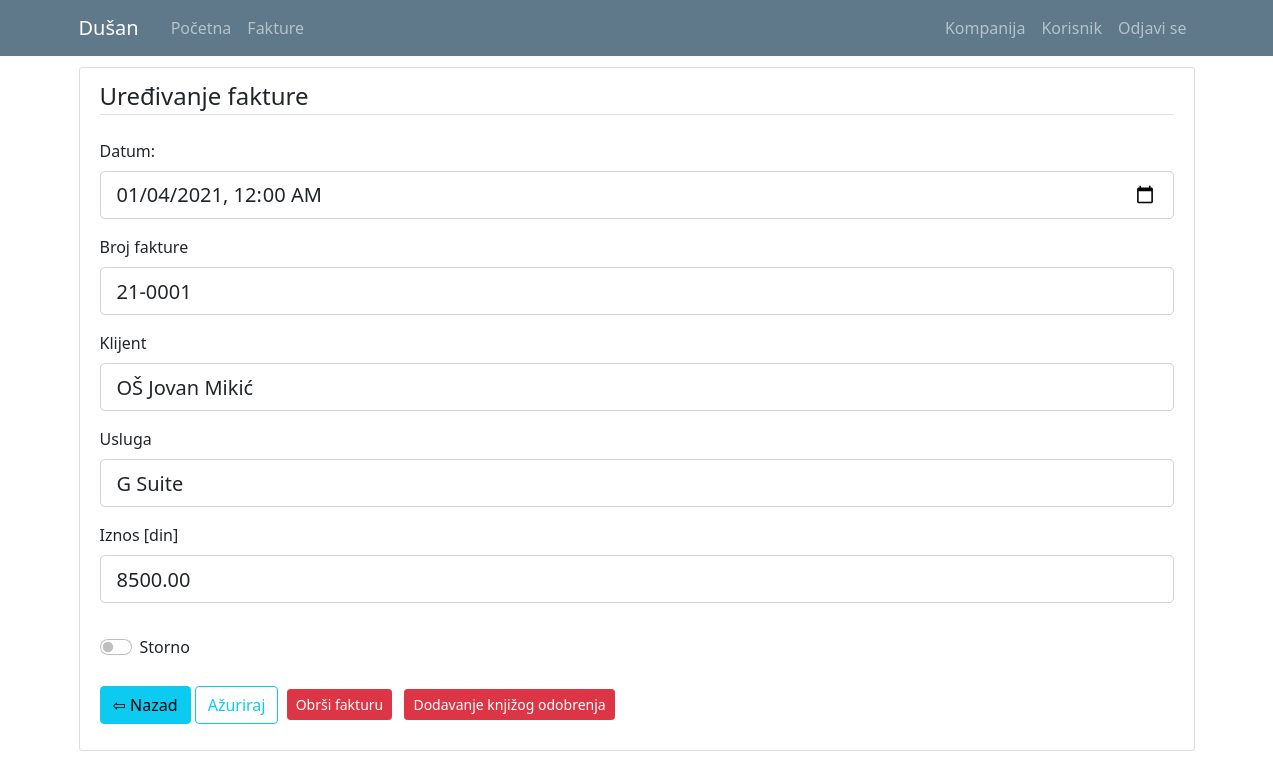
/invoice/1 (signed in), run on the app's committed database.
### kpo/models.py (models this page shows, shortened)
class User(db.Model, UserMixin):
    id = db.Column(db.Integer, primary_key=True)
    email = db.Column(db.String(120), unique=True, nullable=False)
    password = db.Column(db.String(60), nullable = False)
    name = db.Column(db.String(20), unique=False, nullable=False)
    surname = db.Column(db.String(20), unique=False, nullable=False)
    workplace = db.Column(db.String(20), unique=False, nullable=False)
    authorization = db.Column(db.String(20), nullable = False) # ovde treba da budu tipovi korisnika: S_admin, C_admin, C_user
    gender = db.Column(db.String(1)) #(0, "srednji"), (1, "muški"), (2, "ženski")
    company_id = db.Column(db.Integer, db.ForeignKey('company.id'), nullable=True)
    invoices = db.relationship('Invoice', backref='invoice_user', lazy=True)

class Invoice(db.Model):
    id = db.Column(db.Integer, primary_key=True)
    date = db.Column(db.Date, nullable=False)
    invoice_number = db.Column(db.String(7), nullable=False)
    customer = db.Column(db.String(70), nullable=False)
    service = db.Column(db.String(70), nullable=True) #usluga
    amount = db.Column(db.Float, nullable=False)
    company_id = db.Column(db.Integer, db.ForeignKey('company.id'), nullable=True)
    user_id = db.Column(db.Integer, db.ForeignKey('user.id'), nullable=True)
    cancelled = db.Column(db.Boolean(), default=False, nullable=False)

### kpo/invoices/routes.py (the view)
@invoices.route("/invoice/<int:invoice_id>", methods=['GET', 'POST'])
def invoice_profile(invoice_id): #ovo je funkcija za editovanje vozila
    invoice = Invoice.query.get_or_404(invoice_id)
    print(f'{invoice.date=}')
    if not current_user.is_authenticated:
        flash('You have to be logged in to access this page', 'danger')
        return redirect(url_for('users.login'))
    elif current_user.authorization != 's_admin' and current_user.authorization != 'c_admin':
        abort(403)
    elif current_user.authorization == 'c_admin':
        if current_user.user_company.id != invoice.invoice_company.id:
            abort(403)
    print(Company.query.filter_by(id=invoice.company_id).first().id)
    form = UpdateInvoiceForm()
    if form.validate_on_submit():
        invoice.date = form.date.data
        invoice.invoice_number = form.invoice_number.data
        invoice.customer = form.customer.data
        invoice.service = form.service.data
        invoice.amount = form.amount.data
        if current_user.authorization == 'c_admin':
            invoice.company_id = int(current_user.company_id)
            invoice.user_id = int(current_user.id)
        elif current_user.authorization == 's_admin':
            invoice.company_id = form.company_id.data
            invoice.user_id = form.user_id.data
        invoice.cancelled = form.cancelled.data
        db.session.commit()
        flash(f'Invoice {form.invoice_number.data} was updated', 'success')
        return redirect(url_for('invoices.invoice_list'))
    elif request.method == 'GET':
        print(f'{invoice.cancelled=}')
        form.date.data = invoice.date
        form.invoice_number.data = invoice.invoice_number
        form.customer.data = invoice.customer
        form.service.data = invoice.service
        form.amount.data = invoice.amount
        form.company_id.choices = [(c.id, c.companyname) for c in db.session.query(Company.id,Company.companyname).order_by('companyname').all()]
        form.company_id.data = str(invoice.company_id)
        form.user_id.choices = [(u.id, u.name + " " + u.surname) for u in db.session.query(User.id,User.name,User.surname).order_by('name').all()]
        form.user_id.data = str(invoice.user_id)
        form.cancelled.data = invoice.cancelled
    return render_template('invoice.html', title="Edit Invoice", invoice=invoice, form=form, legend='Edit Invoice')

### kpo/invoices/forms.py (shortened to what this page needs)
class UpdateInvoiceForm(FlaskForm):
    date = DateField('Datum: ', format='%Y-%m-%dT%H:%M', validators=[DataRequired()])
    invoice_number = StringField('Broj fakture', validators=[DataRequired(), Length(min=7, max=7)])
    customer = StringField('Klijent', validators=[DataRequired(), Length(min=2, max=50)])
    service = StringField('Usluga', validators=[Length(min=0, max=50)])
    amount = DecimalField('Iznos [din]', validators=[DataRequired()])
    company_id = SelectField('Company ID', choices=[(c.id, c.companyname) for c in db.session.query(Company.id,Company.companyname).order_by('companyname').all()])
    user_id = SelectField('User ID', choices=[(u.id, u.name + " " + u.surname) for u in db.session.query(User.id,User.name,User.surname).order_by('name').all()]) #Company.query.all()  vs  [(1, 'Helios'),(2, 'Metalac')]
    cancelled = BooleanField('Storno')
    submit = SubmitField('Ažuriraj')

### kpo/models.py (called while the page is built)
@login_manager.user_loader
def load_user(user_id):
    return User.query.get(int(user_id))

### kpo/templates/invoice.html (shortened to what this page needs)
{% extends "layout.html" %}
{% block content %}
<div class="content-section">
    <form method="POST" action="">
        <fieldset class="form-group">
            <legend class="border-bottom mb-4">Uređivanje fakture</legend>
            <div class="form-group">
                {{ form.date.label(class="form-control-label") }}
                {% if form.date.errors %}
                    {{ form.date(class="form-control form-control-lg is-invalid") }}
                    <div class="invalid-feedback">
                        {% for error in form.date.errors %}
                            <span>{{ error }}</span>
                        {% endfor %}
                    </div>
                {% else %}
                    {{ form.date(class="form-control form-control-lg", type="datetime-local") }}
                {% endif %}
            </div>
            <div class="form-group">
                {{ form.invoice_number.label(class="form-control-label") }}
                {% if form.invoice_number.errors %}
                    {{ form.invoice_number(class="form-control form-control-lg is-invalid") }}
                    <div class="invalid-feedback">
                        {% for error in form.invoice_number.errors %}
                            <span>{{ error }}</span>
                        {% endfor %}
                    </div>
                {% else %}
                    {{ form.invoice_number(class="form-control form-control-lg") }}
                {% endif %}
            </div>
            <div class="form-group">
                {{ form.customer.label(class="form-control-label") }}
                {% if form.customer.errors %}
                    {{ form.customer(class="form-control form-control-lg is-invalid") }}
                    <div class="invalid-feedback">
                        {% for error in form.customer.errors %}
                            <span>{{ error }}</span>
                        {% endfor %}
                    </div>
                {% else %}
                    {{ form.customer(class="form-control form-control-lg") }}
                {% endif %}
            </div>
            <div class="form-group">
                {{ form.service.label(class="form-control-label") }}
                {% if form.service.errors %}
                    {{ form.service(class="form-control form-control-lg is-invalid") }}
                    <div class="invalid-feedback">
                        {% for error in form.service.errors %}
                            <span>{{ error }}</span>
                        {% endfor %}
                    </div>
                {% else %}
                    {{ form.service(class="form-control form-control-lg") }}
                {% endif %}
            </div>
            <div class="form-group">
                {{ form.amount.label(class="form-control-label") }}
                {% if form.amount.errors %}
                    {{ form.amount(class="form-control form-control-lg is-invalid") }}
                    <div class="invalid-feedback">
                        {% for error in form.amount.errors %}
                            <span>{{ error }}</span>
                        {% endfor %}
                    </div>
                {% else %}
                    {{ form.amount(class="form-control form-control-lg", placeholder="0.00", type="number", step="0.01") }}
                {% endif %}
            </div>
        </fieldset>
        <div class="form-check form-switch">
          {{ form.cancelled(class="form-check-input") }}
          {{ form.cancelled.label(class="form-check-label") }}
        </div>
        <br>
        <div class="form-group">
          <a class="btn btn-info" href="{{url_for('invoices.invoice_list')}}">&#8678; Nazad</a>
          {{ form.submit(class="btn btn-outline-info") }}
          {% if current_user.authorization == 's_admin' or current_user.authorization == 'c_admin' %}
            <button type="button" class="btn btn-danger btn-sm m-1" data-toggle="modal" data-target="#DeleteModal">Obrši fakturu</button>
          {% endif %}
          <a class="btn btn-danger btn-sm m-1" href="{{ url_for('invoices.register_i') }}">Dodavanje knjižog odobrenja</a>
        </div>
  </form>
</div>
{% endblock content%}

### kpo/templates/layout.html (shortened to what this page needs)
<!doctype html>
<html lang="en">
  <head>
    <link rel="stylesheet" href="https://cdn.jsdelivr.net/npm/bootstrap@4.3.1/dist/css/bootstrap.min.css">
    <link rel="stylesheet" type="text/css" href="{{ url_for('static', filename='main.css') }}">
    <link href="https://cdn.jsdelivr.net/npm/bootstrap@5.0.1/dist/css/bootstrap.min.css" rel="stylesheet">
    <link rel="stylesheet" type="text/css" href="https://cdn.datatables.net/1.10.25/css/dataTables.bootstrap5.css">
  </head>
  <body>
    <header class="site-header">
      <nav class="navbar navbar-expand-md navbar-dark bg-steel fixed-top">
        <div class="container">
          <a class="navbar-brand mr-4" href="/">{{ current_user.name }}</a>
          <div class="collapse navbar-collapse" id="navbarToggle">
            <div class="navbar-nav mr-auto">
              {% if current_user.is_authenticated %}
                <a class="nav-item nav-link" href="{{ url_for('main.home') }}">Početna</a>
                <a class="nav-item nav-link" href="{{ url_for('invoices.invoice_list') }}">Fakture</a>
              {% else %}
                <a class="nav-item nav-link" href="{{ url_for('main.home') }}">Početna</a>
                <a class="nav-item nav-link" href="{{ url_for('main.about') }}">O softveru</a>
              {% endif %}
            </div>
            <div class="navbar-nav">
              {% if current_user.is_authenticated %}
                {% if current_user.authorization == 's_admin' %}
                  <a class="nav-item nav-link" href="{{ url_for('companys.company_list') }}">Kompanija</a>
                  <a class="nav-item nav-link" href="{{ url_for('users.user_list') }}">Korisnik</a>
                  <a class="nav-item nav-link" href="{{ url_for('users.logout') }}">Odjavi se</a>
                {% elif current_user.authorization == 'c_admin'%}
                  <a class="nav-item nav-link" href="{{ url_for('companys.company_list') }}">Kompanija</a>
                  <a class="nav-item nav-link" href="{{ url_for('users.user_list') }}">Korisnik</a>
                  <a class="nav-item nav-link" href="{{ url_for('users.logout') }}">Odjavi se</a>
                {% else %}
                  <a class="nav-item nav-link" href="{{ url_for('users.user_list') }}">Korisnik</a>
                  <a class="nav-item nav-link" href="{{ url_for('users.logout') }}">Odjavi se</a>
                {% endif %}
              {% else %}
                <a class="nav-item nav-link" href="{{ url_for('users.login') }}">Prijavite se</a>
              {% endif %}
            </div>
          </div>
        </div>
      </nav>
    </header>
    <main role="main" class="container">
      <div class="row">
        <div class="">
          {% block content %}{% endblock %}
        </div>
      </div>
    </main>
  </body>
</html>

### kpo/static/main.css (style rules this page uses)
body { background: #fafafa; color: #333333; margin-top: 5rem; }
.bg-steel { background-color: #5f788a; }
.site-header .navbar-nav .nav-link { color: #cbd5db; }
.content-section { background: #ffffff; padding: 10px 20px; border: 1px solid #dddddd; border-radius: 3px; margin-bottom: 20px; }

### data on the page
User: name "Dušan"
Invoice: date "01/04/2021 00:00", invoice_number "21-0001", customer "OŠ Jovan Mikić", service "G Suite", amount "8500.00"
